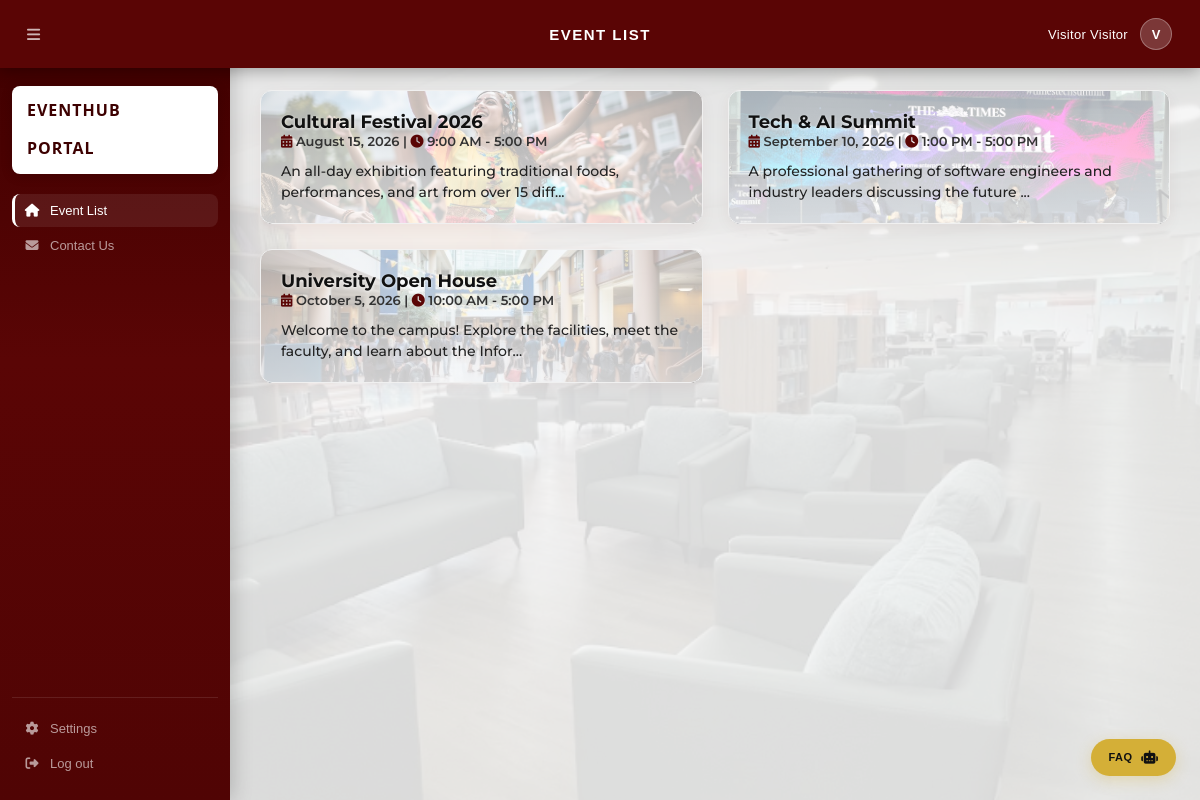
/pages/visitors_page.php, run on an earlier commit of the app's database.
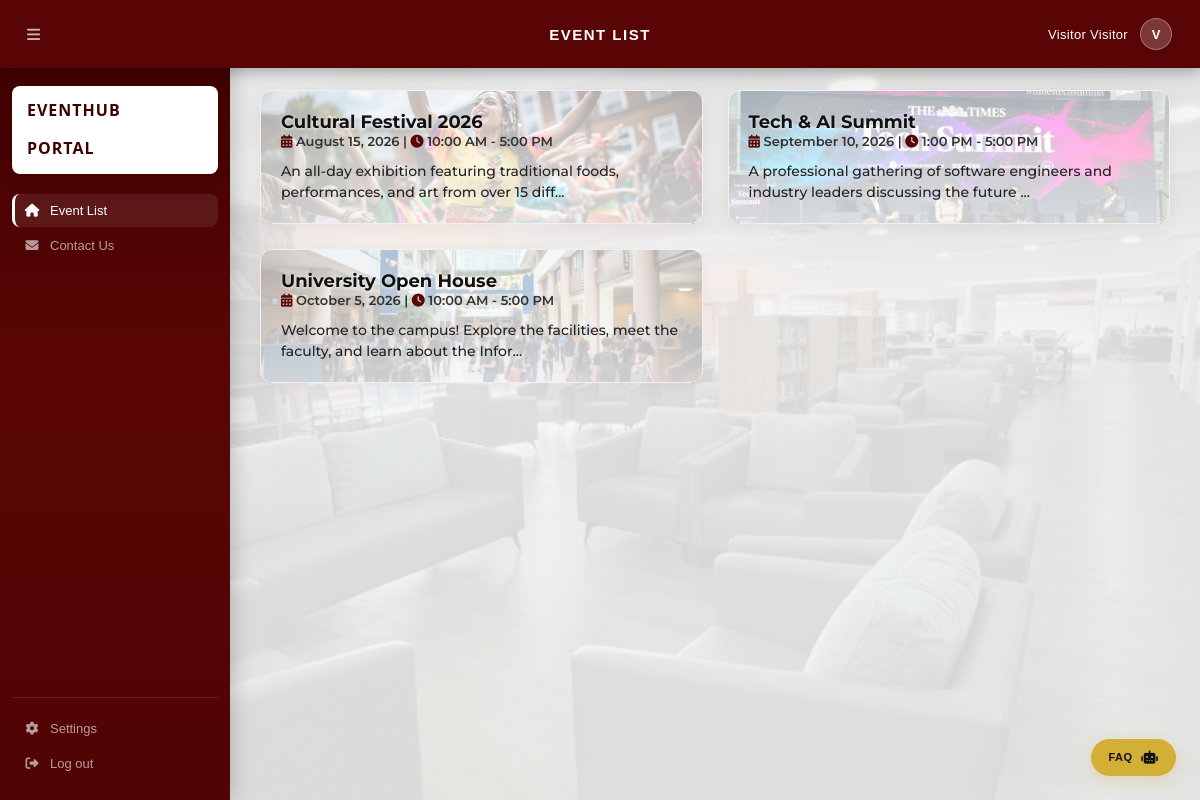
And on a later commit of the database.
### tables this page shows
CREATE TABLE `event_list` (
  `id` int(11) NOT NULL,
  `event_name` varchar(150) NOT NULL,
  `date` date NOT NULL,
  `start_time` time NOT NULL,
  `end_time` time NOT NULL,
  `description` text NOT NULL,
  `created_at` timestamp NOT NULL DEFAULT current_timestamp()
);

### pages/visitors_page.php (the view, shortened to what this page needs)
<?php
    require_once '../components/config.php';
    require_once '../components/header.php';
    require_once '../components/sidebar.php';
    $sql_events = "SELECT * FROM event_list ORDER BY date ASC";
    $result_events = $conn->query($sql_events);
?>
<div class="main-content">
    <main class="main-content-wrapper" style="padding: 90px 30px 30px 30px;">
        <div class="event-grid" style="display: grid; grid-template-columns: repeat(auto-fill, minmax(320px, 1fr)); gap: 25px;">
            <?php if ($result_events && $result_events->num_rows > 0): ?>
                <?php while($event = $result_events->fetch_assoc()):
                    $image_filename = match((int)$event['id']) {
                        1 => 'culturalevents.jpg',
                        2 => 'techsummit.jpg',
                        3 => 'uniopenhouse.jpg',
                        default => 'default_event.jpg'
                    };
                    $bg_image = '../assets/images/gallery/' . $image_filename;
                    $start_dt = new DateTime($event['start_time']);
                    $end_dt = new DateTime($event['end_time']);
                    $diff = $start_dt->diff($end_dt);
                    $duration_str = $diff->h . ' hours';
                    $event['calculated_duration'] = $duration_str;
                    $event['cover_image_url'] = $bg_image;
                    $event['formatted_date'] = date('j F Y', strtotime($event['date']));
                    $event['formatted_time'] = date('H:i', strtotime($event['start_time'])) . ' - ' . date('H:i', strtotime($event['end_time']));
                ?>
                    <div class="temp-event-card"
                        onclick="openEventModal(<?= htmlspecialchars(json_encode($event), ENT_QUOTES, 'UTF-8') ?>)"
                        onmouseover="this.style.transform='scale(1.02)';"
                        onmouseout="this.style.transform='scale(1)';"
                        style="
                        background: linear-gradient(rgba(255, 255, 255, 0.65), rgba(255, 255, 255, 0.80)), url('<?= htmlspecialchars($bg_image) ?>') center/cover no-repeat;
                        border-radius: 12px;
                        padding: 20px;
                        box-shadow: 0 4px 15px rgba(90, 5, 5, 0.05);
                        border: 1px solid #f0f0f0;
                        display: flex;
                        flex-direction: column;
                        cursor: pointer;
                        transition: transform 0.2s ease;">
                        <h3 style="font-family: 'Montserrat', sans-serif; color: #111; margin-top: 0; font-size: 18px; position: relative; z-index: 2; text-shadow: 0px 1px 3px rgba(255,255,255,0.8);">
                            <?= htmlspecialchars($event['event_name']) ?>
                        </h3>
                        <p style="font-size: 13px; color: #333; margin-bottom: 12px; font-family: 'Montserrat', sans-serif; position: relative; z-index: 2; font-weight: 600;">
                            <i class="fas fa-calendar-alt" style="color: #5a0505;"></i> <?= date('F j, Y', strtotime($event['date'])) ?> |
                            <i class="fas fa-clock" style="color: #5a0505;"></i> <?= date('g:i A', strtotime($event['start_time'])) ?> - <?= date('g:i A', strtotime($event['end_time'])) ?>
                        </p>
                        <p style="font-size: 14px; color: #222; font-family: 'Montserrat', sans-serif; line-height: 1.5; position: relative; z-index: 2; flex-grow: 1; font-weight: 500;">
                            <?= htmlspecialchars(substr($event['description'], 0, 90)) ?>...
                        </p>
                    </div>
                <?php endwhile; ?>
            <?php else: ?>
                <p style="font-family: 'Montserrat', sans-serif; color: #666;">No upcoming events found. Check back soon!</p>
            <?php endif; ?>
        </div>
    </main>
</div>
<?php include '../components/faq_modal.php'; ?>
</body>
</html>

What changed in the data, as far as the page shows it:
changed event_list "Cultural Festival 2026": start_time "9:00 AM" → "10:00 AM"
